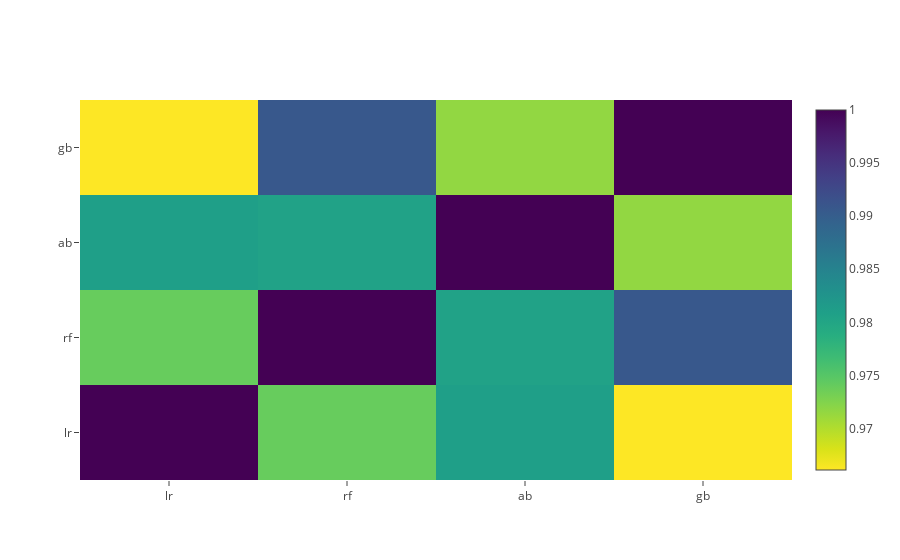

The code cell stored with this chart in its notebook:
### Code cell
data = [
    go.Heatmap(
        z= base_predictions_train.astype(float).corr().values ,
        x=base_predictions_train.columns.values,
        y= base_predictions_train.columns.values,
          colorscale='Viridis',
            showscale=True,
            reversescale = True
    )
]
py.iplot(data, filename='labelled-heatmap')

### Figure 1 — Plotly figure (JSON) as saved in the notebook; plotly's stock layout.template omitted (floating-point values rounded to 4 significant figures)
{"data": [{"colorscale": "Viridis", "reversescale": true, "showscale": true, "type": "heatmap", "x": ["lr", "rf", "ab", "gb"], "y": ["lr", "rf", "ab", "gb"], "z": [[1, 0.974, 0.981, 0.9661], [0.974, 1, 0.9805, 0.9907], [0.981, 0.9805, 1, 0.9716], [0.9661, 0.9907, 0.9716, 1]]}], "layout": {}}
